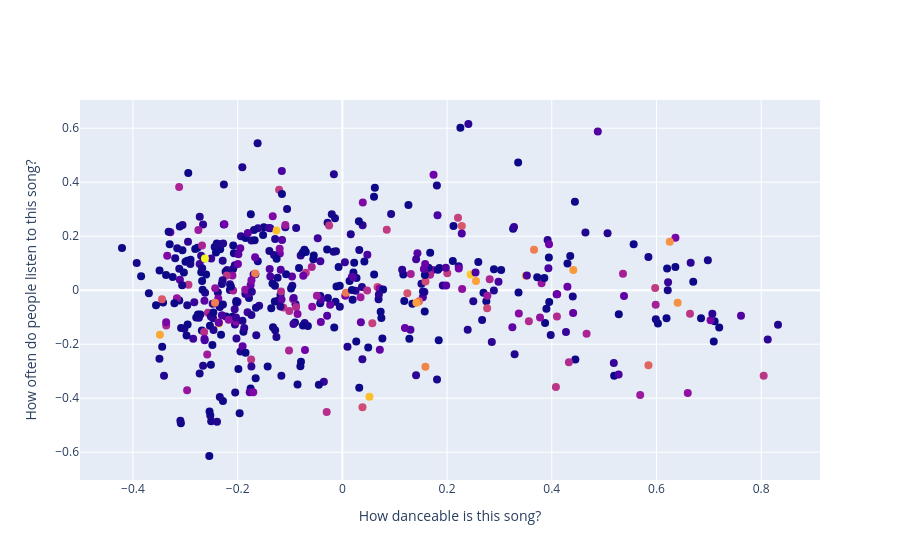

This figure's notebook cell:
### Markdown cell above
Another attempt uses a list with fewer metadata and PCA to make a 2D chart.

### Code cell
chosen2 = ['energy', 'liveness', 'tempo', 'valence']

X = df[chosen2].values
y = df['track_popularity'].values

min_max_scaler = MinMaxScaler()
X = min_max_scaler.fit_transform(X)

pca = PCA(n_components=2)
pca.fit(X)

X = pca.transform(X)

fig = {
    "data": [
        {
            "x": X[:, 0],
            "y": X[:, 1],
            "text": text_plot,
            "mode": "markers",
            "marker": {"size": 8, "color": y}
        }
    ],
    "layout": {
        "xaxis": {"title": "How danceable is this song?"},
        "yaxis": {"title": "How often do people listen to this song?"}
    }
}

py.iplot(fig, filename="test-graph2")

### Figure 1 — Plotly figure (JSON) as saved in the notebook; plotly's stock layout.template omitted (floating-point values rounded to 4 significant figures; data arrays with more than 128 entries replaced by an {"elided": "..."} marker saying what was removed)
{"data": [{"marker": {"color": {"elided": "477 int values"}, "size": 8}, "mode": "markers", "text": {"elided": "477 str values"}, "type": "scatter", "x": {"elided": "477 float values"}, "y": {"elided": "477 float values"}}], "layout": {"xaxis": {"title": {"text": "How danceable is this song?"}}, "yaxis": {"title": {"text": "How often do people listen to this song?"}}}}
